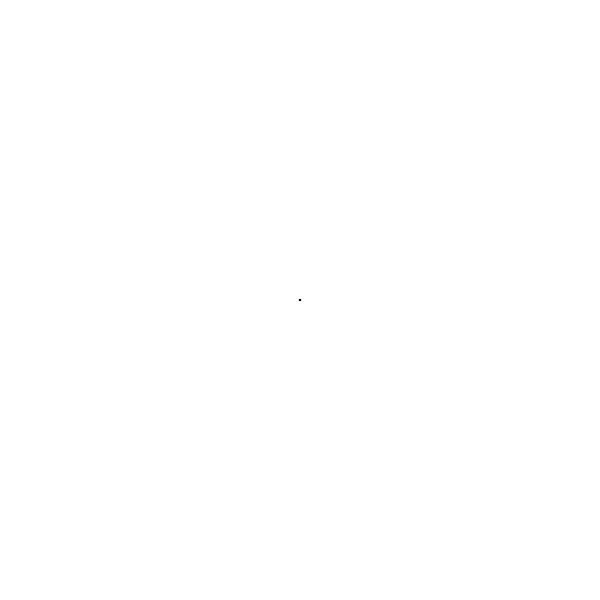
Frame 1 (no input)
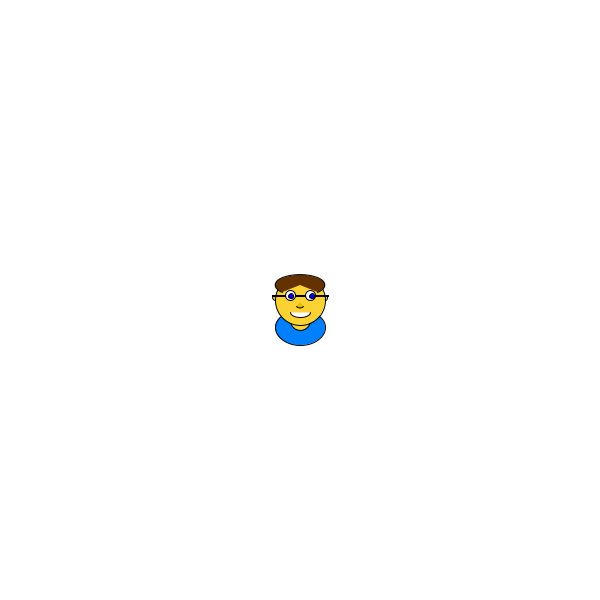
Frame 60 (the mouse pressed at the canvas centre just before this capture)
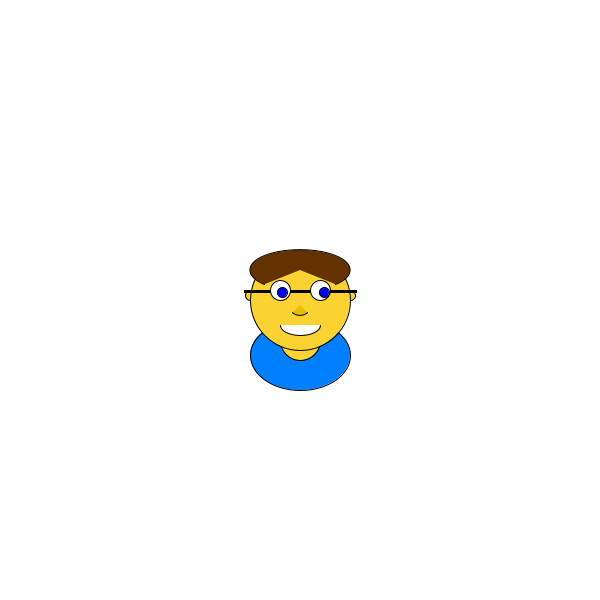
Frame 120 (the mouse held since frame 60 and released just before this capture)

The Processing sketch that drew these frames (run headless with seeded random() and noise(); from frame 60 on, the mouse is pressed at the canvas centre):

// Processing sketch: Leif_Face_004
// ── Leif_Face_004.pde
Leif leif;

float curW = 0;
float curH = 0;

void setup()
{
  size(600, 600);
  strokeWeight(1);
  smooth();
  background(255);
  leif = new Leif(width/2, height/2, width/2, height/2);
  leif.moveEyes(5, 5);
}

void draw()
{
  background(255);
  curW = (curW + 1) % width;
  curH = (curH + 1) % height;
  leif.resize(curW, curH);
  leif.move(width/2 - curW/2, height/2 - curH/2);
  leif.draw();
}

class Vector
{
  float x, y;
  
  Vector(float x, float y)
  {
    this.x = x;
    this.y = y;
  }
}

class Leif
{
  float width, height;
  float x, y;
  Vector rightEyePupil;
  Vector leftEyePupil;

  Leif(float x, float y, float width, float height)
  {
    this.width = width;
    this.height = height;
    this.x = x;
    this.y = y;
    rightEyePupil = new Vector(0, 0);
    leftEyePupil = new Vector(0, 0);
  }

  void resize(float width, float height)
  {
    this.width = width;
    this.height = height;
  }

  void move(float x, float y)
  {
    this.x = x;
    this.y = y;
  }

  void moveEyes(float x, float y)
  {
    if (sqrt(x*x + y*y) < 25)
    {
      rightEyePupil.x = x/100;
      rightEyePupil.y = y/100;
      leftEyePupil.x = x/100;
      leftEyePupil.y = y/100;
    }
  }

  void draw()
  {
    stroke(0, 0, 0);
    fill(0, 128, 255);
    ellipse(x + width/2, y + height*23/24, width*5/6, height*7/12); // Shirt
    fill(250, 210, 50);
    ellipse(x + width/2, y + height*5/6, width/3, height/3); // Neck
    ellipse(x + width/12, y + height*11/24, width/12, height/12); // Ears
    ellipse(x + width*11/12, y + height*11/24, width/12, height/12);
    ellipse(x + width/2, y + height/2, width*5/6, height*5/6); // Head
    fill(255, 255, 255);
    ellipse(x + width/3, y + height*5/12, width/6, height/6); // Eyes
    ellipse(x + width*2/3, y + height*5/12, width/6, height/6);
    fill(230, 190, 0);
    arc(x + width/2, y + height*13/24, width/6, height/6, 1*PI/4, 3*PI/4); // Nose
    fill(255, 255, 255);
    arc(x + width/2, y + height*17/24, width/3, height/6, 0, PI); // Mouth
    fill(0, 0, 255);
    ellipse(x + (width + leftEyePupil.x*width)/3, y + (height + leftEyePupil.y*height)*5/12, width/12, height/12); // Eye Pupals
    ellipse(x + (width + rightEyePupil.x*width)*2/3, y + (height + rightEyePupil.y*height)*5/12, width/12, height/12);
    fill(100, 50, 0);
    arc(x + width/2, y + height*3/12, width*5/6, height/3, 3*PI/4, 9*PI/4); // Hair
    fill(0, 0, 0);
    rect(x + width*1/30, y + height*5/12, width*13/60, height/60); // Glasses
    rect(x + width*5/12, y + height*5/12, width/6, height/60);
    rect(x + width*9/12, y + height*5/12, width*13/60, height/60);
  }
}
